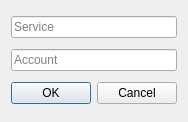
<?xml version="1.0" encoding="UTF-8"?>
<ui version="4.0">
 <class>NewEntryDialog</class>
 <widget class="QDialog" name="NewEntryDialog">
  <property name="geometry">
   <rect>
    <x>0</x>
    <y>0</y>
    <width>186</width>
    <height>122</height>
   </rect>
  </property>
  <property name="windowTitle">
   <string>New Entry</string>
  </property>
  <layout class="QGridLayout" name="gridLayout">
   <item row="0" column="0">
    <widget class="QLineEdit" name="serviceEdit">
     <property name="placeholderText">
      <string>Service</string>
     </property>
    </widget>
   </item>
   <item row="1" column="0">
    <widget class="QLineEdit" name="accountEdit">
     <property name="placeholderText">
      <string>Account</string>
     </property>
    </widget>
   </item>
   <item row="2" column="0">
    <widget class="QDialogButtonBox" name="buttonBox">
     <property name="orientation">
      <enum>Qt::Horizontal</enum>
     </property>
     <property name="standardButtons">
      <set>QDialogButtonBox::Cancel|QDialogButtonBox::Ok</set>
     </property>
    </widget>
   </item>
  </layout>
 </widget>
 <resources/>
 <connections>
  <connection>
   <sender>buttonBox</sender>
   <signal>accepted()</signal>
   <receiver>NewEntryDialog</receiver>
   <slot>accept()</slot>
   <hints>
    <hint type="sourcelabel">
     <x>248</x>
     <y>254</y>
    </hint>
    <hint type="destinationlabel">
     <x>157</x>
     <y>274</y>
    </hint>
   </hints>
  </connection>
  <connection>
   <sender>buttonBox</sender>
   <signal>rejected()</signal>
   <receiver>NewEntryDialog</receiver>
   <slot>reject()</slot>
   <hints>
    <hint type="sourcelabel">
     <x>316</x>
     <y>260</y>
    </hint>
    <hint type="destinationlabel">
     <x>286</x>
     <y>274</y>
    </hint>
   </hints>
  </connection>
 </connections>
</ui>
